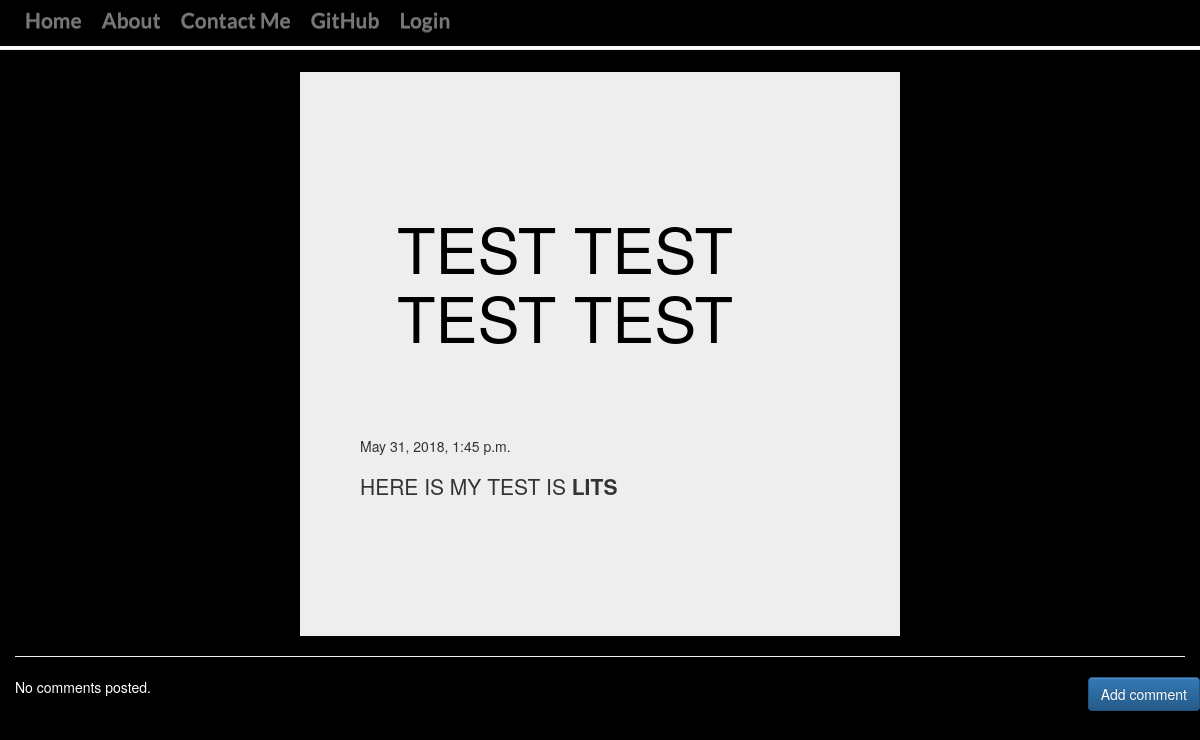
/post/6, run on the app's committed database.
### blog/models.py (models this page shows, shortened)
class Post(models.Model):
    author = models.ForeignKey('auth.user', on_delete=models.CASCADE,)
    title = models.CharField(max_length=200)
    text = models.TextField()
    create_date = models.DateTimeField(default=timezone.now)
    publish_date= models.DateTimeField(blank=True, null=True)

### blog/views.py (the view)
class PostDetailView(DetailView):
    model = Post

### blog/templates/blog/post_detail.html (shortened to what this page needs)
{% extends 'blog/base.html' %}
{% block content %}
<div class="jumbodetail">
  <div class="jumbotron">
        <h1 class='posttitle'>{{ post.title }}</h1>
        {% if post.publish_date %}
            <div class="date postdate">
                {{ post.publish_date }}
            </div>
        {% else %}
            <a class="btn btn-default" href="{% url 'post_publish' pk=post.pk %}">Publish</a>
        {% endif %}
      <p>{{ post.text|safe|linebreaksbr }}</p>
</div>
<div class="container">
  <hr>
  <a class="btn btn-primary btn-comment" href="{% url 'add_comment_to_post' pk=post.pk %}">Add comment</a>
  {% for comment in post.comments.all %}
  <br>
      {% if user.is_authenticated or comment.approved_comment %}
              {{ comment.created_date }}
              {% if not comment.approved_comment %}
                  <a class="btn btn-default" href="{% url 'comment_remove' pk=comment.pk %}"><span class="glyphicon glyphicon-remove"></span></a>
                  <a class="btn btn-default" href="{% url 'comment_approve' pk=comment.pk %}"><span class="glyphicon glyphicon-ok"></span></a>
              {% endif %}
          <p>{{ comment.text|safe|linebreaks }}</p>
          <p>Posted by: <strong>{{ comment.author }}</strong></p>
      {% endif %}
  {% empty %}
      <p>No comments posted.</p>
  {% endfor %}
    </div>
  </div>
{% endblock %}

### blog/static/css/blog.css (style rules this page uses)
body { background-image: url('https://www.marcoguglie.it/Codepen/AnimatedHeaderBg/demo-1/img/demo-1-bg.jpg'); background-attachment: fixed; background-position: center; background-repeat: no-repeat; background-size: cover; background-color: black; z-index: 100; }
body h1 { text-align: center; color: white; }
.btn-comment { position: absolute; right: 0px; }
.container { background-color: black ; position: center; color: white; margin-bottom: -2%; padding-bottom: 0.5%; width: 100%; }
.jumbotron h1 { padding-right: 10px; margin-top: 0; padding-top: 5%; margin-bottom: 20%; background-attachment: fixed; background-position: center; background-repeat: no-repeat; background-size: cover; padding-left: 0.5em; text-align: center; align-self: center; color: black; }
.jumbotron { width: 60%; left: 50%; right: 50%; height: 60%; margin-left: 20%; margin-right: 25%; padding-top: 5%; }
.jumbodetail .jumbotron { width: 50%; height: 50%; margin-top: 6%; padding-top: 10%; margin-left: 25%; padding-left: 5%; margin-right: 28%; padding-right: 10%; margin-bottom: 0%; padding-bottom: 10%; text-align:bottom left; }

### data on the page
Post: title "TEST TEST TEST TEST", publish_date "May 31, 2018, 1:45 p.m.", text "HERE IS MY TEST IS LITS"
